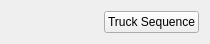
<?xml version="1.0" encoding="UTF-8"?>
<ui version="4.0">
 <class>simulation_door</class>
 <widget class="QWidget" name="simulation_door">
  <property name="geometry">
   <rect>
    <x>0</x>
    <y>0</y>
    <width>210</width>
    <height>43</height>
   </rect>
  </property>
  <property name="windowTitle">
   <string>Form</string>
  </property>
  <layout class="QGridLayout" name="gridLayout">
   <item row="0" column="0">
    <widget class="QLabel" name="door_name">
     <property name="text">
      <string/>
     </property>
    </widget>
   </item>
   <item row="0" column="1">
    <widget class="QPushButton" name="show_truck_sequence_button">
     <property name="text">
      <string>Truck Sequence</string>
     </property>
    </widget>
   </item>
  </layout>
 </widget>
 <resources/>
 <connections/>
</ui>
